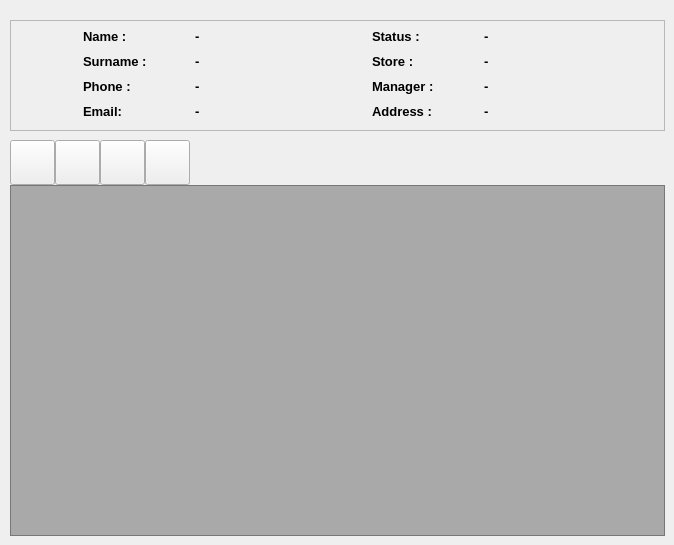
      <widget class="QWidget" name="page_employees">
       <widget class="QPushButton" name="btn_employees_edit">
        <property name="geometry">
         <rect>
          <x>55</x>
          <y>140</y>
          <width>45</width>
          <height>45</height>
         </rect>
        </property>
        <property name="minimumSize">
         <size>
          <width>45</width>
          <height>45</height>
         </size>
        </property>
        <property name="maximumSize">
         <size>
          <width>45</width>
          <height>45</height>
         </size>
        </property>
        <property name="text">
         <string/>
        </property>
        <property name="icon">
         <iconset resource="Icons/bookstore.qrc">
          <normaloff>:/Icons/edit.svg</normaloff>:/Icons/edit.svg</iconset>
        </property>
        <property name="iconSize">
         <size>
          <width>40</width>
          <height>40</height>
         </size>
        </property>
       </widget>
       <widget class="QTableView" name="tableView_employees">
        <property name="geometry">
         <rect>
          <x>10</x>
          <y>185</y>
          <width>655</width>
          <height>351</height>
         </rect>
        </property>
        <property name="styleSheet">
         <string notr="true">background-color:rgb(0,0,0,75);</string>
        </property>
       </widget>
       <widget class="QFrame" name="frm_employees_employee_card">
        <property name="geometry">
         <rect>
          <x>10</x>
          <y>20</y>
          <width>655</width>
          <height>111</height>
         </rect>
        </property>
        <property name="minimumSize">
         <size>
          <width>140</width>
          <height>20</height>
         </size>
        </property>
        <property name="font">
         <font>
          <weight>75</weight>
          <bold>true</bold>
         </font>
        </property>
        <property name="frameShape">
         <enum>QFrame::StyledPanel</enum>
        </property>
        <property name="frameShadow">
         <enum>QFrame::Raised</enum>
        </property>
        <layout class="QGridLayout" name="gridLayout_4">
         <property name="leftMargin">
          <number>5</number>
         </property>
         <property name="topMargin">
          <number>5</number>
         </property>
         <property name="rightMargin">
          <number>5</number>
         </property>
         <property name="bottomMargin">
          <number>5</number>
         </property>
         <property name="horizontalSpacing">
          <number>2</number>
         </property>
         <property name="verticalSpacing">
          <number>5</number>
         </property>
         <item row="0" column="3">
          <widget class="QLabel" name="lbl_employees_status_title">
           <property name="minimumSize">
            <size>
             <width>110</width>
             <height>20</height>
            </size>
           </property>
           <property name="maximumSize">
            <size>
             <width>110</width>
             <height>20</height>
            </size>
           </property>
           <property name="font">
            <font>
             <pointsize>10</pointsize>
             <weight>75</weight>
             <bold>true</bold>
            </font>
           </property>
           <property name="text">
            <string>Status :</string>
           </property>
           <property name="scaledContents">
            <bool>false</bool>
           </property>
           <property name="wordWrap">
            <bool>false</bool>
           </property>
          </widget>
         </item>
         <item row="2" column="1">
          <widget class="QLabel" name="lbl_employees_phone_title">
           <property name="minimumSize">
            <size>
             <width>110</width>
             <height>20</height>
            </size>
           </property>
           <property name="maximumSize">
            <size>
             <width>110</width>
             <height>20</height>
            </size>
           </property>
           <property name="font">
            <font>
             <pointsize>10</pointsize>
             <weight>75</weight>
             <bold>true</bold>
            </font>
           </property>
           <property name="text">
            <string>Phone :</string>
           </property>
           <property name="scaledContents">
            <bool>false</bool>
           </property>
           <property name="wordWrap">
            <bool>false</bool>
           </property>
          </widget>
         </item>
         <item row="0" column="1">
          <widget class="QLabel" name="lbl_employees_name_title">
           <property name="minimumSize">
            <size>
             <width>110</width>
             <height>20</height>
            </size>
           </property>
           <property name="maximumSize">
            <size>
             <width>110</width>
             <height>20</height>
            </size>
           </property>
           <property name="font">
            <font>
             <pointsize>10</pointsize>
             <weight>75</weight>
             <bold>true</bold>
            </font>
           </property>
           <property name="text">
            <string>Name :</string>
           </property>
           <property name="scaledContents">
            <bool>false</bool>
           </property>
           <property name="wordWrap">
            <bool>false</bool>
           </property>
          </widget>
         </item>
         <item row="3" column="1">
          <widget class="QLabel" name="lbl_employees_email_title">
           <property name="minimumSize">
            <size>
             <width>110</width>
             <height>20</height>
            </size>
           </property>
           <property name="maximumSize">
            <size>
             <width>110</width>
             <height>20</height>
            </size>
           </property>
           <property name="font">
            <font>
             <pointsize>10</pointsize>
             <weight>75</weight>
             <bold>true</bold>
            </font>
           </property>
           <property name="text">
            <string>Email:</string>
           </property>
           <property name="scaledContents">
            <bool>false</bool>
           </property>
           <property name="wordWrap">
            <bool>false</bool>
           </property>
          </widget>
         </item>
         <item row="3" column="3">
          <widget class="QLabel" name="lbl_employees_address_title">
           <property name="minimumSize">
            <size>
             <width>110</width>
             <height>20</height>
            </size>
           </property>
           <property name="maximumSize">
            <size>
             <width>110</width>
             <height>20</height>
            </size>
           </property>
           <property name="font">
            <font>
             <pointsize>10</pointsize>
             <weight>75</weight>
             <bold>true</bold>
            </font>
           </property>
           <property name="text">
            <string>Address :</string>
           </property>
           <property name="scaledContents">
            <bool>false</bool>
           </property>
           <property name="wordWrap">
            <bool>false</bool>
           </property>
          </widget>
         </item>
         <item row="2" column="3">
          <widget class="QLabel" name="lbl_employees_manager_title">
           <property name="minimumSize">
            <size>
             <width>110</width>
             <height>20</height>
            </size>
           </property>
           <property name="maximumSize">
            <size>
             <width>110</width>
             <height>20</height>
            </size>
           </property>
           <property name="font">
            <font>
             <pointsize>10</pointsize>
             <weight>75</weight>
             <bold>true</bold>
            </font>
           </property>
           <property name="text">
            <string>Manager :</string>
           </property>
           <property name="scaledContents">
            <bool>false</bool>
           </property>
           <property name="wordWrap">
            <bool>false</bool>
           </property>
          </widget>
         </item>
         <item row="0" column="0" rowspan="5">
          <widget class="QLabel" name="lbl_employees_icon">
           <property name="maximumSize">
            <size>
             <width>65</width>
             <height>16777215</height>
            </size>
           </property>
           <property name="text">
            <string/>
           </property>
           <property name="pixmap">
            <pixmap resource="Icons/bookstore.qrc">:/Icons/users.svg</pixmap>
           </property>
           <property name="alignment">
            <set>Qt::AlignCenter</set>
           </property>
          </widget>
         </item>
         <item row="1" column="3">
          <widget class="QLabel" name="lbl_employees_store_title">
           <property name="minimumSize">
            <size>
             <width>110</width>
             <height>20</height>
            </size>
           </property>
           <property name="maximumSize">
            <size>
             <width>110</width>
             <height>20</height>
            </size>
           </property>
           <property name="font">
            <font>
             <pointsize>10</pointsize>
             <weight>75</weight>
             <bold>true</bold>
            </font>
           </property>
           <property name="text">
            <string>Store :</string>
           </property>
           <property name="scaledContents">
            <bool>false</bool>
           </property>
           <property name="wordWrap">
            <bool>false</bool>
           </property>
          </widget>
         </item>
         <item row="1" column="1">
          <widget class="QLabel" name="lbl_employees_surname_title">
           <property name="minimumSize">
            <size>
             <width>110</width>
             <height>20</height>
            </size>
           </property>
           <property name="maximumSize">
            <size>
             <width>110</width>
             <height>20</height>
            </size>
           </property>
           <property name="font">
            <font>
             <pointsize>10</pointsize>
             <weight>75</weight>
             <bold>true</bold>
            </font>
           </property>
           <property name="text">
            <string>Surname :</string>
           </property>
           <property name="scaledContents">
            <bool>false</bool>
           </property>
           <property name="wordWrap">
            <bool>false</bool>
           </property>
          </widget>
         </item>
         <item row="0" column="2">
          <widget class="QLabel" name="lbl_employees_name">
           <property name="minimumSize">
            <size>
             <width>140</width>
             <height>20</height>
            </size>
           </property>
           <property name="font">
            <font>
             <pointsize>10</pointsize>
             <weight>75</weight>
             <bold>true</bold>
            </font>
           </property>
           <property name="text">
            <string>-</string>
           </property>
           <property name="scaledContents">
            <bool>false</bool>
           </property>
           <property name="wordWrap">
            <bool>false</bool>
           </property>
          </widget>
         </item>
         <item row="0" column="4">
          <widget class="QLabel" name="lbl_employees_status">
           <property name="minimumSize">
            <size>
             <width>140</width>
             <height>20</height>
            </size>
           </property>
           <property name="font">
            <font>
             <pointsize>10</pointsize>
             <weight>75</weight>
             <bold>true</bold>
            </font>
           </property>
           <property name="text">
            <string>-</string>
           </property>
           <property name="scaledContents">
            <bool>false</bool>
           </property>
           <property name="wordWrap">
            <bool>false</bool>
           </property>
          </widget>
         </item>
         <item row="1" column="2">
          <widget class="QLabel" name="lbl_employees_surname">
           <property name="minimumSize">
            <size>
             <width>140</width>
             <height>20</height>
            </size>
           </property>
           <property name="font">
            <font>
             <pointsize>10</pointsize>
             <weight>75</weight>
             <bold>true</bold>
            </font>
           </property>
           <property name="text">
            <string>-</string>
           </property>
           <property name="scaledContents">
            <bool>false</bool>
           </property>
           <property name="wordWrap">
            <bool>false</bool>
           </property>
          </widget>
         </item>
         <item row="2" column="2">
          <widget class="QLabel" name="lbl_employees_phone">
           <property name="minimumSize">
            <size>
             <width>140</width>
             <height>20</height>
            </size>
           </property>
           <property name="font">
            <font>
             <pointsize>10</pointsize>
             <weight>75</weight>
             <bold>true</bold>
            </font>
           </property>
           <property name="text">
            <string>-</string>
           </property>
           <property name="scaledContents">
            <bool>false</bool>
           </property>
           <property name="wordWrap">
            <bool>false</bool>
           </property>
          </widget>
         </item>
         <item row="3" column="2">
          <widget class="QLabel" name="lbl_employees_email">
           <property name="minimumSize">
            <size>
             <width>140</width>
             <height>20</height>
            </size>
           </property>
           <property name="font">
            <font>
             <pointsize>10</pointsize>
             <weight>75</weight>
             <bold>true</bold>
            </font>
           </property>
           <property name="text">
            <string>-</string>
           </property>
           <property name="scaledContents">
            <bool>false</bool>
           </property>
           <property name="wordWrap">
            <bool>false</bool>
           </property>
          </widget>
         </item>
         <item row="1" column="4">
          <widget class="QLabel" name="lbl_employees_store">
           <property name="minimumSize">
            <size>
             <width>140</width>
             <height>20</height>
            </size>
           </property>
           <property name="font">
            <font>
             <pointsize>10</pointsize>
             <weight>75</weight>
             <bold>true</bold>
            </font>
           </property>
           <property name="text">
            <string>-</string>
           </property>
           <property name="scaledContents">
            <bool>false</bool>
           </property>
           <property name="wordWrap">
            <bool>false</bool>
           </property>
          </widget>
         </item>
         <item row="2" column="4">
          <widget class="QLabel" name="lbl_employees_manager">
           <property name="minimumSize">
            <size>
             <width>140</width>
             <height>20</height>
            </size>
           </property>
           <property name="font">
            <font>
             <pointsize>10</pointsize>
             <weight>75</weight>
             <bold>true</bold>
            </font>
           </property>
           <property name="text">
            <string>-</string>
           </property>
           <property name="scaledContents">
            <bool>false</bool>
           </property>
           <property name="wordWrap">
            <bool>false</bool>
           </property>
          </widget>
         </item>
         <item row="3" column="4">
          <widget class="QLabel" name="lbl_employees_address">
           <property name="minimumSize">
            <size>
             <width>140</width>
             <height>20</height>
            </size>
           </property>
           <property name="font">
            <font>
             <pointsize>10</pointsize>
             <weight>75</weight>
             <bold>true</bold>
            </font>
           </property>
           <property name="text">
            <string>-</string>
           </property>
           <property name="scaledContents">
            <bool>false</bool>
           </property>
           <property name="wordWrap">
            <bool>false</bool>
           </property>
          </widget>
         </item>
        </layout>
       </widget>
       <widget class="QPushButton" name="btn_employees_add">
        <property name="geometry">
         <rect>
          <x>10</x>
          <y>140</y>
          <width>45</width>
          <height>45</height>
         </rect>
        </property>
        <property name="minimumSize">
         <size>
          <width>45</width>
          <height>45</height>
         </size>
        </property>
        <property name="maximumSize">
         <size>
          <width>45</width>
          <height>45</height>
         </size>
        </property>
        <property name="text">
         <string/>
        </property>
        <property name="icon">
         <iconset resource="Icons/bookstore.qrc">
          <normaloff>:/Icons/plus-square.svg</normaloff>:/Icons/plus-square.svg</iconset>
        </property>
        <property name="iconSize">
         <size>
          <width>40</width>
          <height>40</height>
         </size>
        </property>
       </widget>
       <widget class="QPushButton" name="btn_employees_save">
        <property name="geometry">
         <rect>
          <x>100</x>
          <y>140</y>
          <width>45</width>
          <height>45</height>
         </rect>
        </property>
        <property name="minimumSize">
         <size>
          <width>45</width>
          <height>45</height>
         </size>
        </property>
        <property name="maximumSize">
         <size>
          <width>45</width>
          <height>45</height>
         </size>
        </property>
        <property name="text">
         <string/>
        </property>
        <property name="icon">
         <iconset resource="Icons/bookstore.qrc">
          <normaloff>:/Icons/save.svg</normaloff>:/Icons/save.svg</iconset>
        </property>
        <property name="iconSize">
         <size>
          <width>40</width>
          <height>40</height>
         </size>
        </property>
       </widget>
       <widget class="QPushButton" name="btn_employees_delete">
        <property name="geometry">
         <rect>
          <x>145</x>
          <y>140</y>
          <width>45</width>
          <height>45</height>
         </rect>
        </property>
        <property name="minimumSize">
         <size>
          <width>45</width>
          <height>45</height>
         </size>
        </property>
        <property name="maximumSize">
         <size>
          <width>45</width>
          <height>45</height>
         </size>
        </property>
        <property name="text">
         <string/>
        </property>
        <property name="icon">
         <iconset resource="Icons/bookstore.qrc">
          <normaloff>:/Icons/minus-square.svg</normaloff>:/Icons/minus-square.svg</iconset>
        </property>
        <property name="iconSize">
         <size>
          <width>40</width>
          <height>40</height>
         </size>
        </property>
       </widget>
      </widget>
